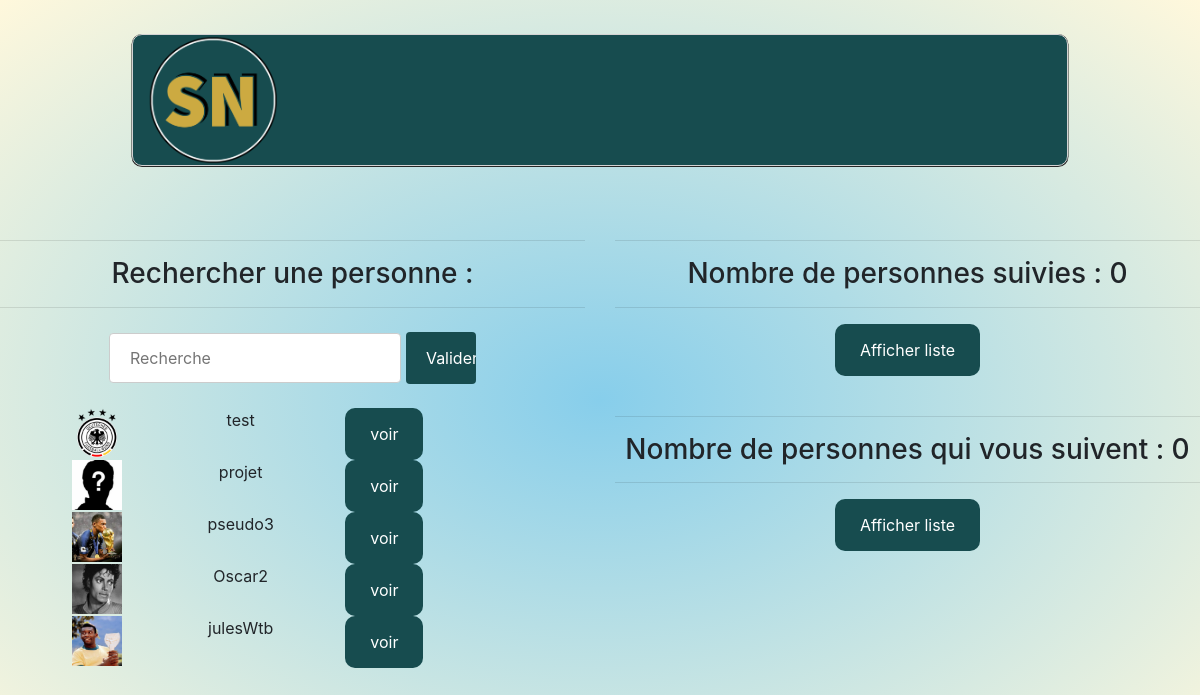
The app's page /mysocialnetwork/AmisSN.php with its own data.
### tables this page shows
CREATE TABLE `user` (
  `id` int(10) NOT NULL,
  `username` varchar(100) NOT NULL,
  `email` varchar(100) NOT NULL,
  `password` varchar(100) NOT NULL,
  `nom` varchar(100) NOT NULL,
  `prenom` varchar(100) NOT NULL,
  `photo` text DEFAULT NULL,
  `prive` tinyint(1) NOT NULL DEFAULT 0
);

### mysocialnetwork/AmisSN.php (the view, shortened to what this page needs)
<?php
$bdd = new PDO('mysql:host=localhost;dbname=network', 'upjv', 'upjv2021');
$pers = $bdd->query('SELECT * FROM user ORDER BY id DESC');
$requete = $bdd->prepare('SELECT count(id) FROM suivre WHERE suiveur = ? GROUP BY suiveur');
$requete->execute(array($_SESSION['id']));
$nbsuiv = $requete->fetch();
$requete2 = $bdd->prepare('SELECT count(id) FROM suivre WHERE suivi = ? GROUP BY suivi');
$requete2->execute(array($_SESSION['id']));
$nbsuivi = $requete2->fetch();
?>
<head>
   <link rel="stylesheet" href="https://stackpath.bootstrapcdn.com/bootstrap/4.1.3/css/bootstrap.min.css">
   <link rel="stylesheet" type="text/css" href="style.css">
</head>
      <div class="container-fluid">
      <div class="row">
         <header class="col-sm-12">
            <div class="row" id="entete">
               <nav class="col-lg-2 col-md-12"><img src="SN.png" height="130px" width="130px" /> </br> </nav>
            </div>
         </header>
      </div></div>
<div class ="principale" style="text-align: center;">
   <div class="row g-0" style="text-align: center;">
     <div class="col-sm-6 col-md-6">
         <br>
        <hr>
        <h3> Rechercher une personne : </h3>
        <hr>
        <form method="GET">
            <input type="search" name="recherche" placeholder="Recherche" />
            <input class='aime' type="submit" value="Valider" />
         </form>
         <?php if($pers->rowCount() > 0) { ?>
            <ul>
            <?php while($a = $pers->fetch()) { ?>
               <li>
               <div class="row g-0">
                 <div class="col-sm-4 col-md-3"> <img src="photo/<?php echo $a['photo']; ?>" width="50px" height = "50px"> </div>
                 <div class="col-4 col-md-3"> <?=  $a['username']  ?>  </div>
                 <div class="col-4 col-md-3"> <a href= <?php echo "VoirProfilSN.php?a=".$a['id']  ?>> voir </a> </div>
               </li>
            <?php } ?>
            </ul>
            <?php } else { ?>
            Aucun résultat pour: <?= $recherche ?>...
            <?php } ?>
     </div>
     <div class="col-6 col-md-6">
         <?php if (empty($nbsuiv['count(id)'])) {
                  echo "<br><hr><h3> Nombre de personnes suivies :  0 </h3><hr>";
               }
               else{ echo "<br><hr><h3> Nombre de personnes suivies : " . $nbsuiv['count(id)'] ."</h3><hr>" ;}
          ?>
          <div> <a href= "AfficherListeSN.php"> Afficher liste </a></div>
           <?php
               if (empty($nbsuivi['count(id)'])) {
                  echo "<br><hr><h3> Nombre de personnes qui vous suivent : 0 </h3><hr>";
               }
               else{ echo "<br><hr><h3> Nombre de personnes qui vous suivent : ". $nbsuivi['count(id)']. "</h3><hr>" ;}
            ?>
              <div > <a href= "AfficherListeSN.php"> Afficher liste </a></div>
     </div>
   </div>
</div>

### mysocialnetwork/style.css (style rules this page uses)
header { height: 200px; display: flex; }
#entete { margin: auto; border: 1px solid lightgrey; border-radius: 10px; color: white; background-color: #174C4F; box-shadow: 0 0.5px 0.5px 0.5px #262626; min-width: 80%; }
input[type=submit] { width: 50%; background-color: #07191A; color: white; padding: 14px 20px; margin: 8px 0; border: none; border-radius: 4px; cursor: pointer; }
input[type=search] { width: 50%; padding: 12px 20px; margin: 8px 0; display: inline-block; border: 1px solid #ccc; border-radius: 4px; box-sizing: border-box; }
input[type=submit].aime { width: 12%; background-color: #174C4F; color: white; padding: 14px 20px; margin: 8px 0; border: none; border-radius: 4px; cursor: pointer; }
ul { list-style: none; }
div.principale a { border-radius: 10px; background-color: #174C4F; color: white; padding: 14px 25px; text-align: center; text-decoration: none; display: inline-block; }

### records on screen
user: photo (picture), username "test"
user: photo (picture), username "projet"
user: photo (picture), username "pseudo3"
user: photo (picture), username "Oscar2"
user: photo (picture), username "julesWtb"
